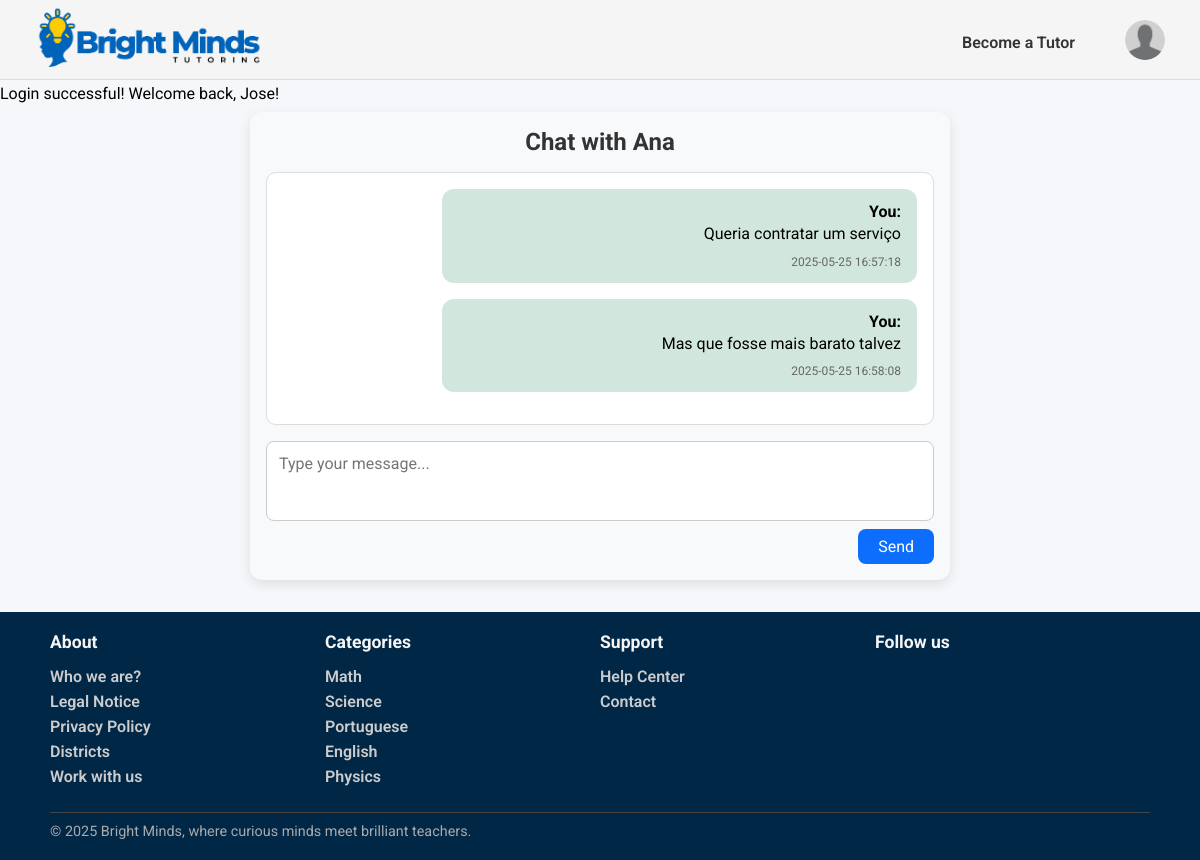
Page /pages/chat.php?user=1 (signed in) on the committed database.
### tables this page shows
CREATE TABLE User (
    user_id INTEGER PRIMARY KEY,
    username TEXT UNIQUE NOT NULL,
    name TEXT NOT NULL,
    birth_date DATE,
    email TEXT UNIQUE NOT NULL,
    password TEXT NOT NULL,
    usertype TEXT CHECK(usertype IN ('student', 'tutor', 'admin')) NOT NULL,
    address TEXT,
    postal_code TEXT,
    city TEXT,
    registration_date DATE NOT NULL,
    profile_image TEXT
);

CREATE TABLE Message (
    message_id INTEGER PRIMARY KEY,
    sender_id INTEGER,
    receiver_id INTEGER,
    content TEXT NOT NULL,
    timestamp DATETIME DEFAULT CURRENT_TIMESTAMP,
    FOREIGN KEY (sender_id) REFERENCES Users(user_id) ON DELETE SET NULL ON UPDATE CASCADE,
    FOREIGN KEY (receiver_id) REFERENCES Freelancers(freelancer_id) ON DELETE SET NULL ON UPDATE CASCADE
);

CREATE TABLE Category(
    category_name TEXT PRIMARY KEY
);

### pages/chat.php (called while the page is built, shortened)
<?php
    require_once(__DIR__ . '/../database/connection.db.php');
    require_once(__DIR__ . '/../database/categories.php');
    require_once(__DIR__ . '/../database/user.class.php');
    require_once(__DIR__ . '/../database/message.class.php');
    require_once(__DIR__ . '/../templates/common.tpl.php');
    require_once(__DIR__ . '/../templates/chat.tpl.php');
    require_once(__DIR__ . '/../utils/session.php');
    $session = new Session();
    $db = getDatabaseConnection();
    $categories = getAllCategories($db);
    $logged_user_id = $session->getId();
    $other_user_id= intval($_GET['user'] ?? 0);
    $messages = Message::getConversation($db, $logged_user_id, $other_user_id);
    $freelancer = User::getUserbyId($db, $other_user_id);
    drawHeader($session);
    drawChat($messages, $freelancer, $logged_user_id);
    drawFooter($categories);
?>

### utils/session.php (called while the page is built, shortened)
<?php
  class Session {
    private array $messages;
    public function __construct() {
      $this->messages = isset($_SESSION['messages']) ? $_SESSION['messages'] : array();
    }
    public function isLoggedIn() : bool {
      return isset($_SESSION['id']);
    }
    public function getId() : ?int {
      return isset($_SESSION['id']) ? $_SESSION['id'] : null;
    }
    public function getUserType() : ?string {
      return isset($_SESSION['user_type']) ? $_SESSION['user_type'] : null;
    }
    public function getPhoto(): ?string{
      return isset($_SESSION['photo']) ? $_SESSION['photo'] : null;
    }
    public function getMessages() {
      return $this->messages;
    }
  }
?>

### database/user.class.php (called while the page is built, shortened)
<?php
  class User {
    public function __construct(int $id, string $username, string $name, string $email, string $password, string $user_type, string $registration_date, ?string $birth_date, ?string $address, ?string $postal_code, ?string $city, ?string $profile_image) {
      $this->id = $id;
      $this->name= $name;
    }
    static function getUserbyId(PDO $db, int $id) : User {
      $stmt = $db->prepare('SELECT * FROM User WHERE user_id = ?');
      $stmt->execute(array($id));
      $user = $stmt->fetch();
      return new User(
          intval($user['user_id']),
          $user['username'],
          $user['name'],
          $user['email'],
          $user['password'],
          $user['usertype'],
          $user['registration_date'],
          $user['birth_date'],
          $user['address'],
          $user['postal_code'],
          $user['city'],
          $user['profile_image']
        );
    }
  }
?>

### database/message.class.php (called while the page is built, shortened)
<?php
class Message {
  public function __construct(int $id, int $sender_id, int $receiver_id, string $content, string $timestamp) {
    $this->sender_id = $sender_id;
    $this->content = $content;
    $this->timestamp = $timestamp;
  }
  static function getConversation(PDO $db, int $user1, int $user2): array {
    $stmt = $db->prepare("
        SELECT message_id, sender_id, receiver_id, content, timestamp
        FROM Message
        WHERE (sender_id = ? AND receiver_id = ?)
            OR (sender_id = ? AND receiver_id = ?)
        ORDER BY timestamp ASC
    ");
    $stmt->execute([$user1, $user2, $user2, $user1]);
    $messages = [];
    while ($msg = $stmt->fetch(PDO::FETCH_ASSOC)) {
      $messages[] = new Message(
        intval($msg['message_id']),
        intval($msg['sender_id']),
        intval($msg['receiver_id']),
        $msg['content'],
        $msg['timestamp']
      );
    }
    return $messages;
  }
}
?>

### database/categories.php (called while the page is built, shortened)
<?php
  function getAllCategories(PDO $db) {
    $stmt = $db->prepare('SELECT category_name
                          FROM Category');
    $stmt->execute();
    return $stmt->fetchAll();
  }
?>

### templates/chat.tpl.php (the view, shortened to what this page needs)
<?php function drawChat(array $messages, User $otherUser, int $loggedUserId) { ?>
  <section id="chat">
    <h2>Chat with <?= htmlspecialchars($otherUser->name) ?></h2>
    <div class="chat-messages">
      <?php foreach ($messages as $msg): ?>
        <div class="chat-message <?= $msg->sender_id == $loggedUserId ? 'sent' : 'received' ?>">
          <strong><?= $msg->sender_id == $loggedUserId ? 'You' : htmlspecialchars($otherUser->name) ?>:</strong>
          <p><?= nl2br(htmlspecialchars($msg->content)) ?></p>
          <small><?= $msg->timestamp ?></small>
        </div>
      <?php endforeach; ?>
    </div>
    <form method="POST" action="chat.php?freelancer=<?= urlencode($otherUser->id)?>" class="chat-form">
        <textarea name="message" required placeholder="Type your message..."></textarea>
        <button type="submit">Send</button>
    </form>
  </section>
<?php } ?>

### templates/common.tpl.php (shortened to what this page needs)
<?php
    require_once(__DIR__. '/../utils/session.php');
    require_once(__DIR__.'/../database/user.class.php');
?>
<?php function drawHeader(Session $session){ ?>
    <!DOCTYPE html>
    <html>
        <head>
            <link rel="stylesheet" href="../css/style.css">
            <link rel="stylesheet" href="../css/profile.css">
            <link rel="stylesheet" href="../css/services.css">
            <link rel="stylesheet" href="../css/service_detail.css">
            <link rel="stylesheet" href="../css/admin.css">
            <link rel="stylesheet" href="../css/services_manage.css">
            <link rel="stylesheet" href="../css/client_booking.css">
            <link rel="stylesheet" href="../css/message.css">
        </head>
        <body>
            <header>
                <nav>
                    <a href="../pages/index.php"><img id="logo" src="../docs/BrightMinds_logo.png" alt="BrightMinds Logo"></a>
                    <?php
                        if($session->isLoggedIn()) drawUserNav($session);
                        else drawVisitorNav();
                    ?>
                </nav>
                <section id="messages">
                    <?php foreach ($session->getMessages() as $messsage) { ?>
                        <article class="<?=$messsage['type']?>">
                            <?=$messsage['text']?>
                        </article>
                    <?php } ?>
                </section>
            </header>
            <main>
<?php } ?>
<?php function drawUserNav(Session $session) { ?>
    <div class="user-nav">
        <?php if($session->getUserType()==='student'){ ?>
            <a href="../pages/become_freelancer.php">Become a Tutor</a>
        <?php } else { ?>
            <a href="../pages/add_service.php">Add Service</a>
        <?php } ?>
        <div class="profile-dropdown">
            <button type="button" class="profile-button" onclick="toggleProfileMenu()">
                <img src="<?= $session->getPhoto() ?>" alt="Profile image" class="profile-image">
            </button>
        </div>
    </div>
<?php } ?>
<?php function drawFooter(array $categories){ ?>
            </main>
            <footer>
                <div class="footer-content">
                    <section class="footer-column">
                        <h3>About</h3>
                        <ul>
                            <li><a href="">Who we are?</a></li>
                            <li><a href="">Legal Notice</a></li>
                            <li><a href="">Privacy Policy</a></li>
                            <li><a href="">Districts</a></li>
                            <li><a href="">Work with us</a></li>
                        </ul>
                    </section>
                    <section class="footer-column">
                        <h3>Categories</h3>
                        <ul>
                            <?php foreach($categories as $category){ ?>
                                <li>
                                    <a href=""><?=$category['category_name']?>
                                    </a>
                                </li>
                            <?php } ?>
                        </ul>
                    </section>
                    <section class="footer-column">
                        <h3>Support</h3>
                        <ul>
                            <li><a href="#">Help Center</a></li>
                            <li><a href="#">Contact</a></li>
                        </ul>
                    </section>
                    <section class="footer-column">
                        <h3>Follow us</h3>
                    </section>
                    <div class="footer-bottom">
                        <hr>
                        <p>© 2025 Bright Minds, where curious minds meet brilliant teachers.</p>
                    </div>
                </div>
            </footer>
        </body>
    </html>
<?php } ?>

### css/style.css (style rules this page uses)
* { font-family: "Roboto"; margin:0; padding:0; box-sizing: border-box; }
body { background-color: #f5f7fa; }
header { font-family: "Roboto"; font-style: normal; background-color: whitesmoke; border-bottom: 1px solid #ddd; height: 80px; width: 100%; position: sticky; top:0; left:0; }
nav { display: flex; align-items: center; justify-content: space-between; padding: 5px 35px; }
#logo { height:70px; width: auto; }
a { text-decoration:none; }
.visitor-nav-links li a, .user-nav a { color: #333; font-weight: 600; font-size: 16px; }
.user-nav { display: flex; align-items: center; gap: 50px; }
.user-nav > a { color: #333; font-weight: 600; font-size: 16px; }
.profile-button { background:none; border:none; cursor:pointer; padding:0; }
.profile-image { width: 40px; height: 40px; border-radius: 50%; object-fit: cover; }
.profile-dropdown { position: relative; }
footer { font-family: "Roboto", sans-serif; background-color: #012747; color: #fff; padding: 20px 50px; }
.footer-content { display:grid; grid-template-columns: repeat(4, 1fr); grid-template-rows: auto auto; row-gap: 20px; }
.footer-bottom { grid-column: 1 / -1; }
.footer-column h3 { font-size: 1.1rem; margin-bottom: 15px; color: #f5f5f5; }
.footer-column ul { list-style: none; }
.footer-column ul li { margin-bottom: 6px; }
.footer-column ul li a { text-decoration: none; color: #ccc; }
.footer-bottom { text-align: start; font-size: 0.9rem; color: #aaa; }
.footer-bottom hr { border: none; border-top: 1px solid #444; margin-bottom: 10px; }

### css/profile.css (style rules this page uses)
* { font-family: "Roboto"; margin:0; padding:0; box-sizing: border-box; }

### css/services_manage.css (style rules this page uses)
a { color: #0066cc; text-decoration: none; }

### css/client_booking.css (style rules this page uses)
a { color: #0066cc; text-decoration: none; font-weight: 600; }

### css/message.css (style rules this page uses)
#chat { max-width: 700px; margin: 2rem auto; padding: 1rem; font-family: Arial, sans-serif; background-color: #f8f9fa; border-radius: 12px; box-shadow: 0 4px 12px rgba(0, 0, 0, 0.1); }
#chat h2 { margin-bottom: 1rem; font-size: 1.5rem; color: #333; text-align: center; }
.chat-messages { max-height: 400px; overflow-y: auto; padding: 1rem; background-color: #ffffff; border: 1px solid #ddd; border-radius: 10px; margin-bottom: 1rem; }
.chat-message { margin-bottom: 1rem; max-width: 75%; padding: 0.75rem 1rem; border-radius: 12px; line-height: 1.4; position: relative; }
.chat-message.sent { background-color: #d1e7dd; align-self: flex-end; margin-left: auto; text-align: right; }
.chat-message small { display: block; margin-top: 0.5rem; font-size: 0.75rem; color: #666; }
.chat-form { display: flex; gap: 0.5rem; flex-direction: column; }
.chat-form textarea { resize: none; min-height: 80px; padding: 0.75rem; border-radius: 8px; border: 1px solid #ccc; font-size: 1rem; }
.chat-form button { align-self: flex-end; padding: 0.5rem 1.25rem; background-color: #0d6efd; border: none; color: white; border-radius: 8px; cursor: pointer; font-size: 1rem; transition: background-color 0.3s ease; }

### rows in the picture
user: name "Ana"
message: sender_id "You", content "Queria contratar um serviço", timestamp "2025-05-25 16:57:18"
message: sender_id "You", content "Mas que fosse mais barato talvez", timestamp "2025-05-25 16:58:08"
category: category_name "Math"
category: category_name "Science"
category: category_name "Portuguese"
category: category_name "English"
category: category_name "Physics"

### other values in the picture
$messsage['text'] "Login successful! Welcome back, Jose!"
